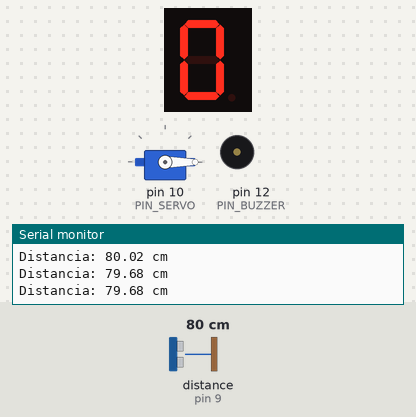
This sketch was run on a simulated Arduino Uno, built with avr-gcc and run on an emulated ATmega328P. On the bench: 1-digit seven-segment display, servo, buzzer (waves = sounding), the last lines printed to the serial monitor. Wiring (inferred from the names in the program): ultrasonic range finder: trigger pin 8; echo pin 9; 1-digit 7-segment display, segments lit when HIGH: segments pin 2, pin 3, pin 13, pin 5, pin 6, pin 7, pin 11. The inputs (shaded band) are chosen by the test bench; at power-on: distance to the obstacle (sensor on pin 9) 80 cm. The echo pulse lasts 58.3 µs per cm; the segment pins are drawn as the display they are named for.

Above: at 1.25 s.
1.3 s: distance to the obstacle (sensor on pin 9) set to 17 cm
3.1 s: distance to the obstacle (sensor on pin 9) set to 13 cm
At 3.7 s:
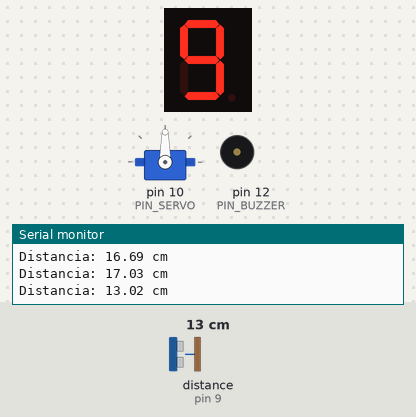
At 4.22 s:
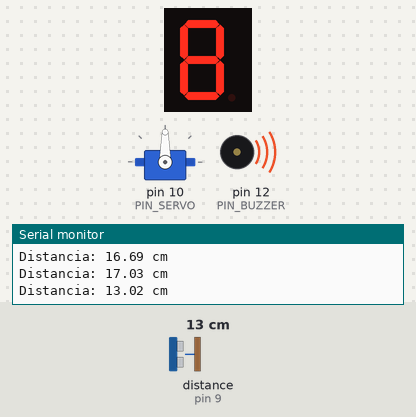
Timing chart, 0 to 12.1 s (numbered marks = the images above; inputs shaded):
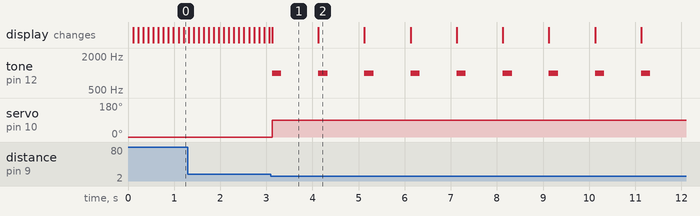

The sketch:

arduino-02.ino
```cpp
#include <Servo.h>

// Pinos do Sensor Ultrassônico, Servo e Buzzer
const int PIN_TRIG = 8;
const int PIN_ECHO = 9;
const int PIN_SERVO = 10;
const int PIN_BUZZER = 12; // Pino do Buzzer

// Pinos do Display de 7 Segmentos (a, b, c, d, e, f, g)
const int pinosDisplay[7] = {2, 3, 13, 5, 6, 7, 11};

// Matriz de mapeamento dos números (0 a 9) para display de CÁTODO COMUM
const byte numeros[10][7] = {
  {1, 1, 1, 1, 1, 1, 0}, // 0
  {0, 1, 1, 0, 0, 0, 0}, // 1
  {1, 1, 0, 1, 1, 0, 1}, // 2
  {1, 1, 1, 1, 0, 0, 1}, // 3
  {0, 1, 1, 0, 0, 1, 1}, // 4
  {1, 0, 1, 1, 0, 1, 1}, // 5
  {1, 0, 1, 1, 1, 1, 1}, // 6
  {1, 1, 1, 0, 0, 0, 0}, // 7
  {1, 1, 1, 1, 1, 1, 1}, // 8
  {1, 1, 1, 1, 0, 1, 1}  // 9
};

Servo portao;

// Configurações de tempo
unsigned long tempoAnteriorDisplay = 0;
const long intervaloRapido = 100; // Velocidade do efeito sem carro (100ms)
int digitoAtualEfeito = 0;

const int DISTANCIA_LIMITE = 15; // Distância em cm para abrir o portão

void setup() {
  // Configura os pinos do display como SAÍDA
  for (int i = 0; i < 7; i++) {
    pinMode(pinosDisplay[i], OUTPUT);
  }

  // Configura o pino do buzzer
  pinMode(PIN_BUZZER, OUTPUT);

  // Configura os pinos do sensor ultrassônico
  pinMode(PIN_TRIG, OUTPUT);
  pinMode(PIN_ECHO, INPUT);

  // Inicializa o servo fechado (0 graus)
  portao.attach(PIN_SERVO);
  portao.write(0);

  Serial.begin(9600);
}

void loop() {
  float distancia = medirDistancia();

  Serial.print("Distancia: ");
  Serial.print(distancia);
  Serial.println(" cm");

  // Se um carro se aproximar (distância menor ou igual a 15 cm)
  if (distancia > 0 && distancia <= DISTANCIA_LIMITE) {
    // 1. Abre o portão
    portao.write(90);

    // 2. Contagem regressiva de 9 a 0 com bipes no buzzer
    for (int i = 9; i >= 0; i--) {
      exibirNumero(i);

      // Apita o buzzer por 200ms no início de cada segundo da contagem
      tone(PIN_BUZZER, 1000); // Som de 1000 Hz
      delay(200);
      noTone(PIN_BUZZER);     // Desliga o som
      delay(800);             // Completa o tempo restante de 1 segundo (200ms + 800ms = 1000ms)
    }

    // 3. Fecha o portão ao término da contagem
    portao.write(0);
  }
  else {
    // Garante que o buzzer está desligado sem carro
    noTone(PIN_BUZZER);

    // Sem carro: fica alternando os números de 0 a 9 rapidamente
    efeitoAguardandoCarro();
  }
}

// Função para exibir um número específico no display
void exibirNumero(int numero) {
  for (int i = 0; i < 7; i++) {
    digitalWrite(pinosDisplay[i], numeros[numero][i]);
  }
}

// Alterna os dígitos rapidamente de 0 a 9
void efeitoAguardandoCarro() {
  unsigned long tempoAtual = millis();

  if (tempoAtual - tempoAnteriorDisplay >= intervaloRapido) {
    tempoAnteriorDisplay = tempoAtual;

    exibirNumero(digitoAtualEfeito);

    digitoAtualEfeito++;
    if (digitoAtualEfeito > 9) {
      digitoAtualEfeito = 0;
    }
  }
}

// Função para ler a distância do sensor HC-SR04
float medirDistancia() {
  digitalWrite(PIN_TRIG, LOW);
  delayMicroseconds(2);
  digitalWrite(PIN_TRIG, HIGH);
  delayMicroseconds(10);
  digitalWrite(PIN_TRIG, LOW);

  long duracao = pulseIn(PIN_ECHO, HIGH, 30000);
  if (duracao == 0) return 999;

  return (duracao * 0.0343) / 2;
}
```

Measured:
- the behaviour switches between 16 and 15 cm on distance to the obstacle (sensor on pin 9) (found by bisection; images 0 and 1)
- after the input at 3.1 s, tone on pin 12 (PIN_BUZZER): alternates 1000 Hz for 0.20 s and silent for 0.80 s, starting at once; servo on pin 10 (PIN_SERVO): 0° → 90° at once
- what the display in image 1 shows lasts 1.0 s, from 3.1 s to 4.1 s
